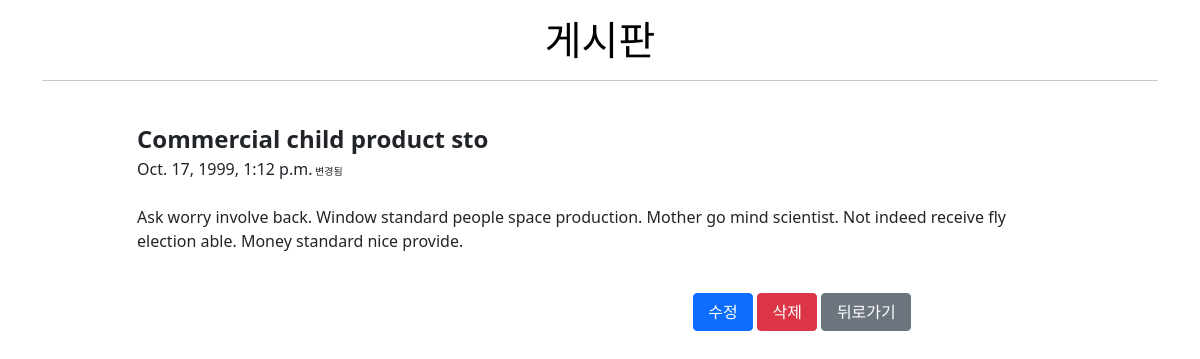
The app's page /articles/3/ with its own data.
### articles/models.py (models this page shows)
class Article(models.Model):
    title = models.CharField(max_length=28)
    content = models.TextField()
    created_at = models.DateTimeField(auto_now_add=True)
    updated_at = models.DateTimeField(auto_now=True)

### articles/views.py (the view)
# urls.py: path('<int:pk>/', views.detail, name='detail'),
def detail(request, pk):
    article = Article.objects.get(pk=pk)
    context = {
        'article': article,
    }
    return render(request, 'articles/detail.html', context)

### articles/templates/articles/detail.html (shortened to what this page needs)
{% extends 'base.html' %}
{% block content %}
<h1 class="my-3"><a href="{% url 'articles:index' %}">게시판</a></h1>
<hr><br>
<div class="row">
  <div class="offset-1 col-10">
    <b class="fs-4">{{ article.title }}</b>
    <br>
    {{ article.updated_at }}<span style="font-size: 10px;"> 변경됨</span>
  </div>
  <div class="offset-1 col-10 mt-4">
    <p>{{ article.content }}</p>
  </div>
</div>
<div class="my-4 offset-7 col-4">
  <form class="d-inline" action="{% url 'articles:edit' article.pk %}" method="POST">
    <button class="btn btn-primary btn-w-1">수정</button>
  </form>
  <form class="d-inline" action="{% url 'articles:delete' article.pk %}" method="POST">
    <button class="btn btn-danger btn-w-1" onclick="return confirm('정말로 삭제하시겠습니까?')">삭제</button>
  </form>
  <a class="btn btn-secondary btn-w-2" href="{% url 'articles:index' %}">뒤로가기</a>
</div>
{% endblock content %}

### templates/base.html (style rules this page uses)
h1 { text-align: center; }
a { text-decoration: none; color: black; }
.btn-w-1 { width: 60px; }
.btn-w-2 { width: 90px; }

### records on screen
Article: title "Commercial child product sto", updated_at "Oct. 17, 1999, 1:12 p.m.", content "Ask worry involve back. Window standard people space production. Mother go mind scientist. Not indeed receive fly election able. Money standard nice provide."
